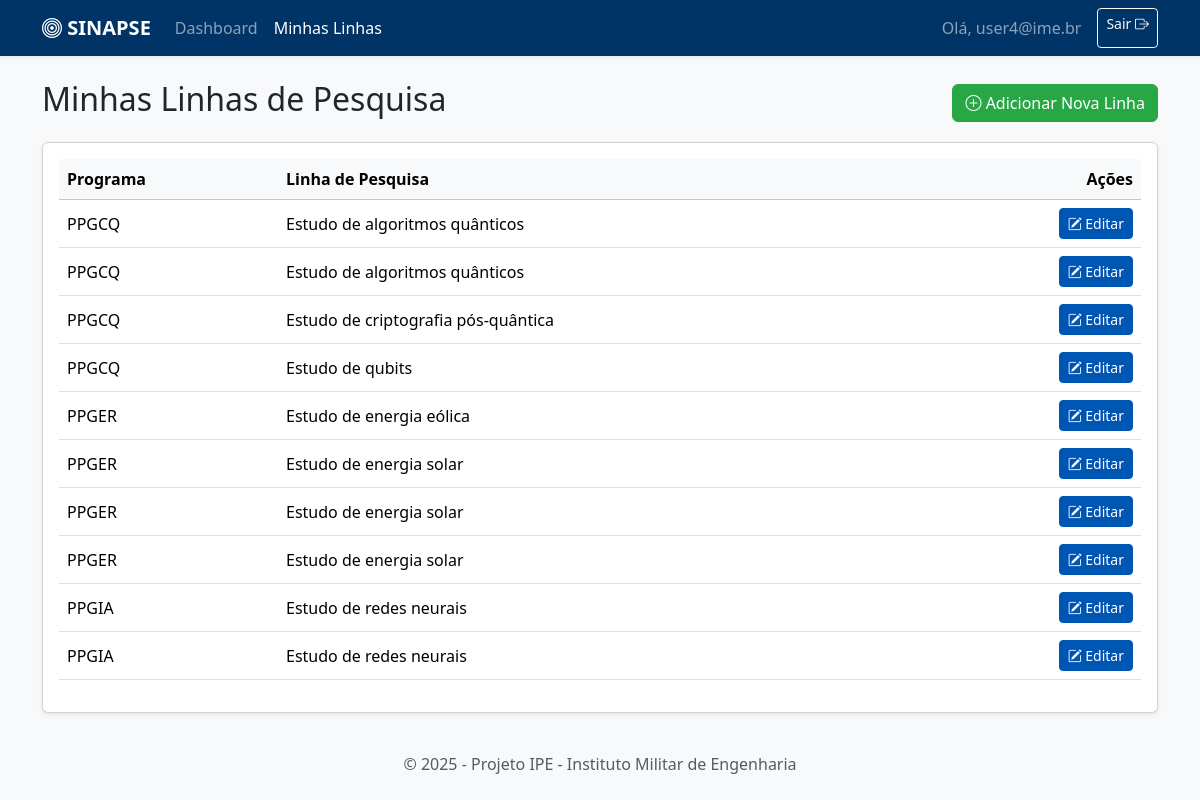
The app's page /linhas (signed in), older data.
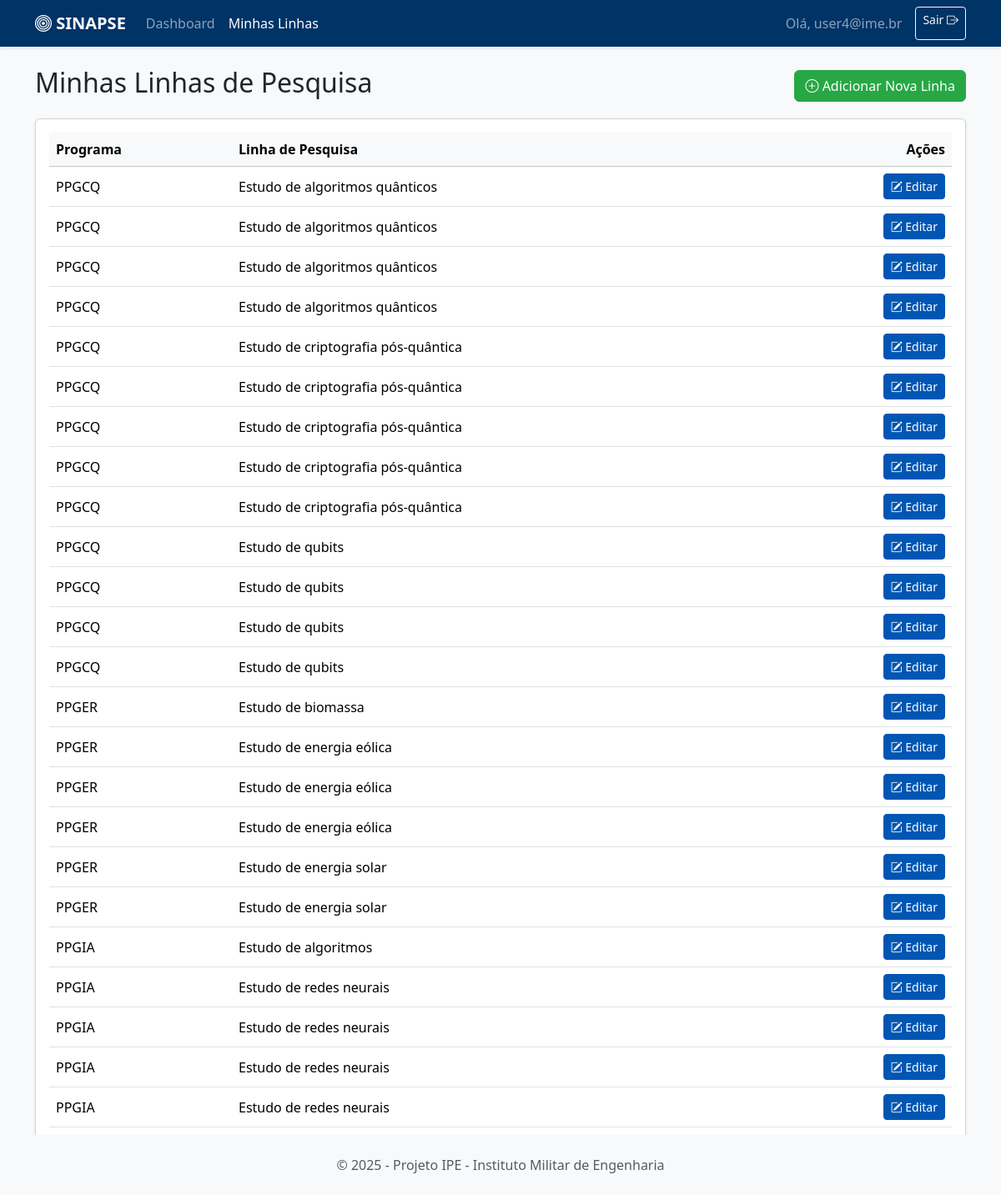
The same page, newer data.
### tables this page shows
CREATE TABLE linha_ime (
                id INTEGER PRIMARY KEY AUTOINCREMENT,
                programa TEXT,
                linha TEXT,
                descricao TEXT,
                emails_contato TEXT,
                embedding BLOB,
                user_id INTEGER,
                FOREIGN KEY (user_id) REFERENCES users (id)
            );

### app.py (the view)
@app.route('/linhas')
@login_required
def listar_linhas():
    user_id = session['user_id']
    linhas = motor.get_linhas_by_user(user_id)
    return render_template('linhas.html', linhas=linhas)

### app.py (called while the page is built)
def login_required(f):
    @wraps(f)
    def decorated_function(*args, **kwargs):
        if 'user_id' not in session:
            flash("Você precisa fazer login para acessar esta página.", "warning")
            return redirect(url_for('login'))
        return f(*args, **kwargs)
    return decorated_function

### motor_ia.py (called while the page is built)
    def _get_db_conn(self):
        try:
            conn = sqlite3.connect(self.db_path, detect_types=sqlite3.PARSE_DECLTYPES | sqlite3.PARSE_COLNAMES)
            conn.row_factory = self._dict_factory
            return conn
        except sqlite3.Error as e:
            print(f"Erro ao conectar ao banco de dados SQLite '{self.db_path}': {e}")
            return None # Retorna None se a conexão falhar

    def _dict_factory(self, cursor, row):
        d = {}
        for idx, col in enumerate(cursor.description):
            d[col[0]] = row[idx]
        return d

### templates/linhas.html (shortened to what this page needs)
{% extends "base.html" %}
{% block content %}
<div class="d-flex justify-content-between align-items-center mb-3">
    <h2>Minhas Linhas de Pesquisa</h2>
    <a href="{{ url_for('adicionar_linha') }}" class="btn btn-success">
        <i class="bi bi-plus-circle"></i> Adicionar Nova Linha
    </a>
</div>
<div class="card shadow-sm">
    <div class="card-body">
        <div class="table-responsive">
            <table class="table table-hover align-middle">
                <thead class="table-light">
                    <tr>
                        <th>Programa</th>
                        <th>Linha de Pesquisa</th>
                        <th class="text-end">Ações</th>
                    </tr>
                </thead>
                <tbody>
                    {% for linha in linhas %}
                    <tr>
                        <td>{{ linha.programa }}</td>
                        <td>{{ linha.linha }}</td>
                        <td class="text-end">
                            <a href="{{ url_for('editar_linha', linha_id=linha.id) }}" class="btn btn-sm btn-primary">
                                <i class="bi bi-pencil-square"></i> Editar
                            </a>
                        </td>
                    </tr>
                    {% else %}
                    <tr>
                        <td colspan="3" class="text-center text-muted p-4">Você ainda não cadastrou nenhuma linha de pesquisa. Clique em "Adicionar Nova Linha" para começar.</td>
                    </tr>
                    {% endfor %}
                </tbody>
            </table>
        </div>
    </div>
</div>
{% endblock %}

Row changes from the older to the newer data that the page shows:
no longer on this page (row edited): linha_ime: programa "PPGER", linha "Estudo de energia solar"
now on this page (row edited): linha_ime: programa "PPGCQ", linha "Estudo de algoritmos quânticos"
now on this page (row edited): linha_ime: programa "PPGCQ", linha "Estudo de algoritmos quânticos"
now on this page (row edited): linha_ime: programa "PPGCQ", linha "Estudo de criptografia pós-quântica"
now on this page (row edited): linha_ime: programa "PPGCQ", linha "Estudo de criptografia pós-quântica"
now on this page (row edited): linha_ime: programa "PPGCQ", linha "Estudo de criptografia pós-quântica"
now on this page (row edited): linha_ime: programa "PPGCQ", linha "Estudo de criptografia pós-quântica"
now on this page (row edited): linha_ime: programa "PPGCQ", linha "Estudo de qubits"
now on this page (row edited): linha_ime: programa "PPGCQ", linha "Estudo de qubits"
now on this page (row edited): linha_ime: programa "PPGCQ", linha "Estudo de qubits"
now on this page (row edited): linha_ime: programa "PPGER", linha "Estudo de biomassa"
now on this page (row edited): linha_ime: programa "PPGER", linha "Estudo de energia eólica"
now on this page (row edited): linha_ime: programa "PPGER", linha "Estudo de energia eólica"
now on this page (row edited): linha_ime: programa "PPGIA", linha "Estudo de algoritmos"
now on this page (row edited): linha_ime: programa "PPGIA", linha "Estudo de redes neurais"
now on this page (row edited): linha_ime: programa "PPGIA", linha "Estudo de redes neurais"
